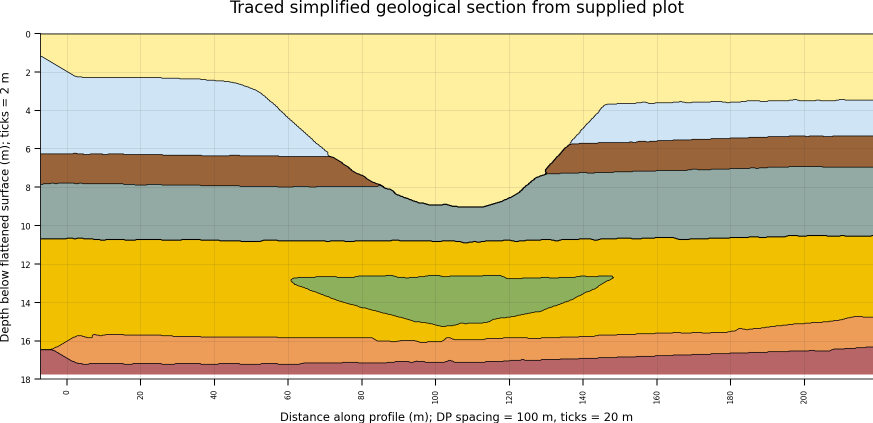
#> input picture wheels/data/traced_section_boundaries_flat_surface_v2.png, 1746 x 846 px (shown at 1/2 size)
$ python create_geometry.py
#> lines starting #> are read from the running program, lines starting #| are printed output that depends on the picture
"""Regenerate wheels/geometries/wheel_geometry.h5 from wheels/data/traced_section_boundaries_flat_surface_v2.png.

This script is generated from the original Copilot extraction workflow.
It expects to be run from the repository root:

    python wheels/scripts/create_geometry.py

The exported HDF5 uses:
    /data, int16, shape = (2000, 100, 1)
    dx_dy_dz = (0.1, 0.1, 0.1)

Depth is represented by the gprMax y coordinate. The z direction is one invariant cell.
"""

from pathlib import Path
from PIL import Image
import numpy as np
from netCDF4 import Dataset
from scipy.ndimage import median_filter

repo = Path(__file__).resolve().parents[2]
src_img = repo / "wheels" / "data" / "traced_section_boundaries_flat_surface_v2.png"
out_h5 = repo / "wheels" / "geometries" / "wheel_geometry.h5"
out_mat = repo / "wheels" / "materials" / "materials.txt"

img = Image.open(src_img).convert("RGB")
arr = np.array(img)

x0_px = 134.0
x200_px = 1609.0
y0_px = 67.0
y10_px = 451.0

xmin, xmax = 0.0, 200.0
zmin, zmax = 0.0, 10.0
dx = dy = dz = 0.1
nx = int(round((xmax-xmin)/dx))
ny = int(round((zmax-zmin)/dy))
nz = 1

xc = xmin + (np.arange(nx)+0.5)*dx
zc = zmin + (np.arange(ny)+0.5)*dy
px = x0_px + (xc-xmin)/(xmax-xmin)*(x200_px-x0_px)
py = y0_px + (zc-zmin)/(zmax-zmin)*(y10_px-y0_px)

palette = np.array([
    [255,240,160],
    [207,229,245],
    [154,100, 58],
    [146,170,163],
], dtype=np.float32)
mat_names = ["pale_yellow_top", "light_blue", "brown", "grey_green"]

geom2d = np.empty((nx, ny), dtype=np.int16)
py_round = np.clip(np.rint(py).astype(int), 0, arr.shape[0]-1)
#> py_round = 100 values from 69 to 449
r = 3
for ix, px_i in enumerate(px):
    pxi = int(round(px_i))
    pxi = max(0, min(arr.shape[1]-1, pxi))
    for iy, pyi in enumerate(py_round):
        xlo = max(0, pxi-r); xhi = min(arr.shape[1], pxi+r+1)
        ylo = max(0, pyi-r); yhi = min(arr.shape[0], pyi+r+1)
        colours = arr[ylo:yhi, xlo:xhi, :].reshape(-1, 3).astype(np.float32)
        valid = ~((colours.max(axis=1) < 40) | (colours.min(axis=1) > 245))
        if valid.sum() >= 5:
            colours = colours[valid]
        d2 = ((colours[:,None,:] - palette[None,:,:])**2).sum(axis=2)
        labels = np.argmin(d2, axis=1)
        geom2d[ix, iy] = np.bincount(labels, minlength=len(palette)).argmax()
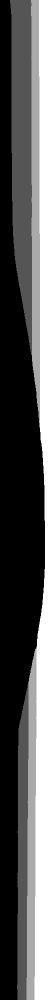
#> geom2d: shape (2000, 100) int16 (shown at 1/2 size); min 0, max 3, mean 1.07; drawn with min black and max white

geom2d = median_filter(geom2d, size=(3, 3)).astype(np.int16)
data = geom2d[:, :, None]

out_h5.parent.mkdir(parents=True, exist_ok=True)
#> (the run stopped early here; a loop or call above may not have finished)
